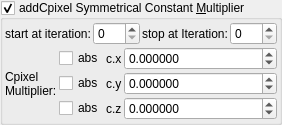
    <widget class="MyGroupBox" name="groupCheck_transf_addCpixel_enabled_false">
     <property name="toolTip">
      <string>&lt;html&gt;&lt;head/&gt;&lt;body&gt;&lt;p&gt;Cpixel is CVector3 c = ( c.x, c.y, c.z). It is each original point (pixel) in 3D space where the iteration starts from, ( c = original z for each point .) It is commonly found in formula structures z = f(z) + c.&lt;/p&gt;&lt;p&gt;The Cpixel multiplier effectively scales this point &amp;quot;c&amp;quot; towards the origin.&lt;/p&gt;&lt;p&gt;This transform allows the addition or subtraction of Cpixel, dependent on whether z is postive or negative.&lt;/p&gt;&lt;p&gt;e.g if &lt;span style=&quot; font-style:italic;&quot;&gt;z.x&lt;/span&gt; is positive then &lt;span style=&quot; font-style:italic;&quot;&gt;fabs(c.x)&lt;/span&gt; is added, if &lt;span style=&quot; font-style:italic;&quot;&gt;z.x&lt;/span&gt; is negative then &lt;span style=&quot; font-style:italic;&quot;&gt;fabs(c)&lt;/span&gt; is subtracted. &lt;/p&gt;&lt;p&gt;Also try negative addCpixel constant multipliers.&lt;/p&gt;&lt;p&gt;If checkBoxes are disabled then Cpixel remains signed.&lt;/p&gt;&lt;p&gt;&lt;br/&gt;&lt;/p&gt;&lt;/body&gt;&lt;/html&gt;</string>
     </property>
     <property name="title">
      <string>addCpixel Symmetrical Constant &amp;Multiplier</string>
     </property>
     <property name="checkable">
      <bool>true</bool>
     </property>
     <layout class="QVBoxLayout" name="verticalLayout_49">
      <property name="spacing">
       <number>2</number>
      </property>
      <property name="leftMargin">
       <number>2</number>
      </property>
      <property name="topMargin">
       <number>2</number>
      </property>
      <property name="rightMargin">
       <number>2</number>
      </property>
      <property name="bottomMargin">
       <number>2</number>
      </property>
      <item>
       <layout class="QGridLayout" name="gridLayout_8">
        <property name="spacing">
         <number>2</number>
        </property>
        <item row="0" column="1">
         <widget class="MySpinBox" name="spinboxInt_transf_start_iterations_C">
          <property name="sizePolicy">
           <sizepolicy hsizetype="Minimum" vsizetype="Maximum">
            <horstretch>0</horstretch>
            <verstretch>0</verstretch>
           </sizepolicy>
          </property>
          <property name="minimum">
           <number>0</number>
          </property>
          <property name="maximum">
           <number>999</number>
          </property>
          <property name="value">
           <number>0</number>
          </property>
         </widget>
        </item>
        <item row="0" column="0">
         <widget class="QLabel" name="label_56">
          <property name="text">
           <string>start at iteration:</string>
          </property>
         </widget>
        </item>
        <item row="0" column="2">
         <widget class="QLabel" name="label_57">
          <property name="text">
           <string>stop at Iteration:</string>
          </property>
         </widget>
        </item>
        <item row="0" column="3">
         <widget class="MySpinBox" name="spinboxInt_transf_stop_iterations_C">
          <property name="sizePolicy">
           <sizepolicy hsizetype="Minimum" vsizetype="Maximum">
            <horstretch>0</horstretch>
            <verstretch>0</verstretch>
           </sizepolicy>
          </property>
          <property name="maximum">
           <number>999</number>
          </property>
         </widget>
        </item>
       </layout>
      </item>
      <item>
       <layout class="QGridLayout" name="gridLayout_23" columnstretch="0,0,0,1">
        <property name="spacing">
         <number>2</number>
        </property>
        <item row="0" column="2">
         <widget class="QLabel" name="label_109">
          <property name="text">
           <string notr="true">c.x</string>
          </property>
         </widget>
        </item>
        <item row="2" column="3">
         <widget class="MyDoubleSpinBox" name="spinbox3_transf_constant_multiplier_000_z">
          <property name="sizePolicy">
           <sizepolicy hsizetype="Minimum" vsizetype="Maximum">
            <horstretch>0</horstretch>
            <verstretch>0</verstretch>
           </sizepolicy>
          </property>
          <property name="prefix">
           <string/>
          </property>
          <property name="suffix">
           <string/>
          </property>
          <property name="decimals">
           <number>6</number>
          </property>
          <property name="minimum">
           <double>-99.989999999999995</double>
          </property>
          <property name="maximum">
           <double>99.989999999999995</double>
          </property>
          <property name="singleStep">
           <double>0.100000000000000</double>
          </property>
         </widget>
        </item>
        <item row="2" column="1">
         <widget class="MyCheckBox" name="checkBox_transf_function_enabledz">
          <property name="text">
           <string notr="true">abs</string>
          </property>
         </widget>
        </item>
        <item row="1" column="3">
         <widget class="MyDoubleSpinBox" name="spinbox3_transf_constant_multiplier_000_y">
          <property name="sizePolicy">
           <sizepolicy hsizetype="Minimum" vsizetype="Maximum">
            <horstretch>0</horstretch>
            <verstretch>0</verstretch>
           </sizepolicy>
          </property>
          <property name="prefix">
           <string/>
          </property>
          <property name="suffix">
           <string/>
          </property>
          <property name="decimals">
           <number>6</number>
          </property>
          <property name="minimum">
           <double>-99.989999999999995</double>
          </property>
          <property name="maximum">
           <double>99.989999999999995</double>
          </property>
          <property name="singleStep">
           <double>0.100000000000000</double>
          </property>
         </widget>
        </item>
        <item row="2" column="2">
         <widget class="QLabel" name="label_111">
          <property name="text">
           <string notr="true">c.z</string>
          </property>
         </widget>
        </item>
        <item row="0" column="1">
         <widget class="MyCheckBox" name="checkBox_transf_function_enabledx">
          <property name="text">
           <string notr="true">abs</string>
          </property>
         </widget>
        </item>
        <item row="1" column="1">
         <widget class="MyCheckBox" name="checkBox_transf_function_enabledy">
          <property name="text">
           <string notr="true">abs</string>
          </property>
         </widget>
        </item>
        <item row="0" column="3">
         <widget class="MyDoubleSpinBox" name="spinbox3_transf_constant_multiplier_000_x">
          <property name="sizePolicy">
           <sizepolicy hsizetype="Minimum" vsizetype="Maximum">
            <horstretch>0</horstretch>
            <verstretch>0</verstretch>
           </sizepolicy>
          </property>
          <property name="prefix">
           <string/>
          </property>
          <property name="suffix">
           <string/>
          </property>
          <property name="decimals">
           <number>6</number>
          </property>
          <property name="minimum">
           <double>-99.989999999999995</double>
          </property>
          <property name="maximum">
           <double>99.989999999999995</double>
          </property>
          <property name="singleStep">
           <double>0.100000000000000</double>
          </property>
         </widget>
        </item>
        <item row="1" column="2">
         <widget class="QLabel" name="label_110">
          <property name="text">
           <string notr="true">c.y</string>
          </property>
         </widget>
        </item>
        <item row="0" column="0" rowspan="3">
         <widget class="QLabel" name="label_112">
          <property name="text">
           <string>Cpixel
Multiplier:</string>
          </property>
         </widget>
        </item>
       </layout>
      </item>
     </layout>
    </widget>
